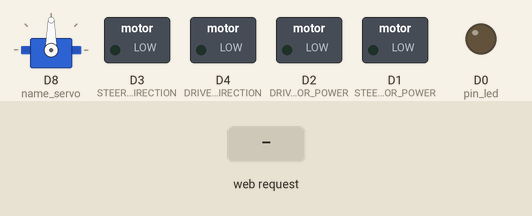
A sketch run on a simulated ESP8266 (NodeMCU). On the bench: servo, switched loads named in the sketch (green lamp = pin HIGH), output pins drawn as LEDs (lit = HIGH). Inputs (shaded band) come from the test bench. WiFi joins after 1.5 s; servers stay silent unless stated; what the sketch prints to the serial monitor is not drawn.

Above: at 2.7 s.
2.8 s: HTTP request GET /ledstate received
At 4.0 s:
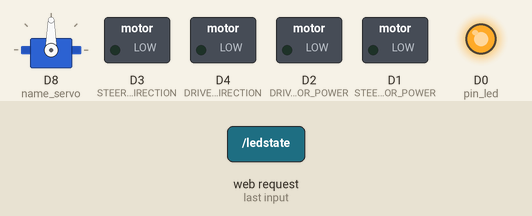
4.3 s: HTTP request GET /forward received
At 5.1 s:
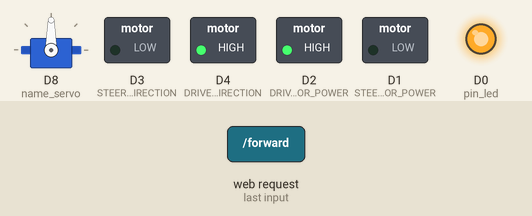
5.8 s: HTTP request GET /dback received
At 6.3 s:
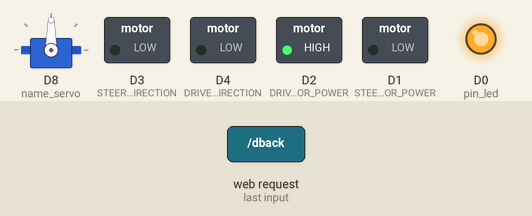
7.3 s: HTTP request GET /dleft received
At 8.5 s:
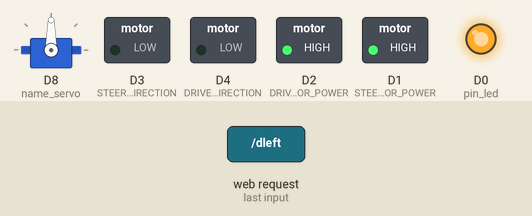
8.8 s: HTTP request GET /dright received
At 9.7 s:
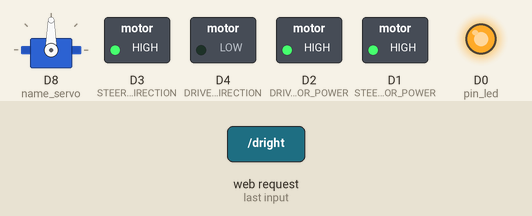
10.3 s: HTTP request GET /stopme received
At 10.9 s:
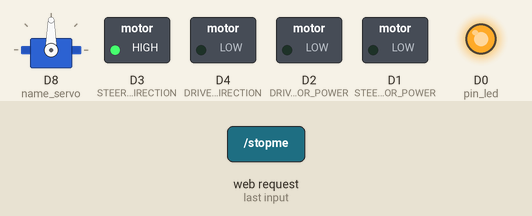
Timing chart, 0 to 12.8 s (numbered marks = the images above; inputs shaded):
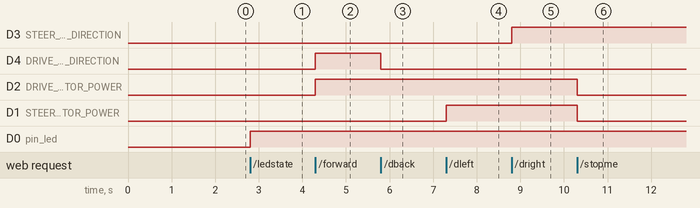

The sketch:

CAR.ino
```cpp
#include <ESP8266WiFi.h>
#include <ESP8266WebServer.h>
#include <Servo.h>
ESP8266WebServer server;


Servo name_servo;

int servo_position = 0;


uint8_t pin_led = 16;
char* ssid = "WIFI";
char* password = "PASSWORD";


static IPAddress ip(192, 168, 14, 201); // static IP used for browser access: http://IPaddress
static IPAddress gateway(192, 168, 14, 1);
static IPAddress subnet(255, 255, 255, 0);

// These are the pins used to control the motor shield

#define DRIVE_MOTOR_POWER D2 // Motor B
#define DRIVE_MOTOR_DIRECTION D4

#define STEER_MOTOR_POWER D1 // Motor A
#define STEER_MOTOR_DIRECTION D3


// drivePower sets how fast the car goes
// Can be set between 0 and 1023 (although car problaly wont move if values are too low)
int drivePower = 1023;

// driveDirection sets what direction the car drives
// If the car is moving backwards when you press the forward button, change this to LOW
uint8_t driveDirection = HIGH;

// steeringPower sets how fast the car turns
// Can be set between 0 and 1023 (again, car probably won't steer if the value is too low)
int steeringPower = 1023;

// steerDirection sets what direction the car steers
// If the car is steering right when you press the left button, change this to LOW
uint8_t steerDirection = HIGH;


const char *webpage =
#include "web.h"
;

void setup()
{
  WiFi.config(ip, gateway, subnet);
  name_servo.attach (D8);
  pinMode(DRIVE_MOTOR_POWER, OUTPUT);     // Initialize the LED_BUILTIN pin as an output
  pinMode(DRIVE_MOTOR_DIRECTION, OUTPUT);
  pinMode(STEER_MOTOR_POWER, OUTPUT);
  pinMode(STEER_MOTOR_DIRECTION, OUTPUT);


  pinMode(pin_led, OUTPUT);
  WiFi.begin(ssid,password);
  Serial.begin(115200);
  while(WiFi.status()!=WL_CONNECTED)
  {
    Serial.print(".");
    delay(500);
  }
  Serial.println("");
  Serial.print("IP Address: ");
  Serial.println(WiFi.localIP());

  server.on("/",[](){server.send_P(200,"text/html", webpage);});
  server.on("/ledstate",toggleLED);
  server.on("/forward",forward);
  server.on("/dback",dback);
  server.on("/dleft",dleft);
  server.on("/dright",dright);
  server.on("/stopme",stopme);
  server.on("/stopside",stopside);
  server.begin();
}

void loop()
{
  server.handleClient();
}

void toggleLED()
{
  digitalWrite(pin_led,!digitalRead(pin_led));
  server.send(0);
}

void forward()
{

    analogWrite(DRIVE_MOTOR_POWER, drivePower);
    digitalWrite(DRIVE_MOTOR_DIRECTION, driveDirection);
    server.send(0);

}


void dback()
{

    analogWrite(DRIVE_MOTOR_POWER, drivePower);
    digitalWrite(DRIVE_MOTOR_DIRECTION, !driveDirection);
    server.send(0);

}

void dleft()
{

    analogWrite(STEER_MOTOR_POWER, steeringPower);
    digitalWrite(STEER_MOTOR_DIRECTION, !steerDirection);
    server.send(0);

}


void dright()
{

    analogWrite(STEER_MOTOR_POWER, steeringPower);
    digitalWrite(STEER_MOTOR_DIRECTION, steerDirection);
    server.send(0);
}


void stopme()
{

    analogWrite(DRIVE_MOTOR_POWER, 0);
    analogWrite(STEER_MOTOR_POWER, 0);
    server.send(0);
}

void stopside()
{

    analogWrite(STEER_MOTOR_POWER, 0);
    analogWrite(STEER_MOTOR_DIRECTION, 0);
    server.send(0);
}
```

web.h
```cpp
R"=====(
<!DOCTYPE HTML>
<html>
    <head>
    </head>
<body>

  <p>Press any button on the joystick , for  mapping </p>
  <form action="http://192.168.14.203/submit" method="POST">

<div><img id="Arducam" src="http://192.168.14.203/stream"></div>
</form>

</body>

  <script>

window.addEventListener("gamepadconnected", function(e) {
  var gp = navigator.getGamepads()[e.gamepad.index];
  //alert("A " + gp.id + " was successfully detected!")

  setInterval(function(){

var xhr = new XMLHttpRequest();


      let axeLR = (navigator.getGamepads()[0].axes[0]).toFixed(3);

     var url = "/stopside";
     xhr.open("GET", url, true);
     xhr.send();


    if (navigator.getGamepads()[0].buttons[7].pressed==true)
    {
       // buttons RT
    }

     if (navigator.getGamepads()[0].buttons[0].pressed==true)
    {
      // buttons A
     var url = "/forward";
      xhr.open("GET", url, true);
       xhr.send();
    }

     else if (navigator.getGamepads()[0].buttons[2].pressed==true)
    {
       //buttons X
       var url = "/dback";
       xhr.open("GET", url, true);
       xhr.send();
    }

     else if (navigator.getGamepads()[0].buttons[7].pressed==false )
       {
         var url = "/stopme";
         xhr.open("GET", url, true);
         xhr.send();
       }

     if  (navigator.getGamepads()[0].axes[0]==true)
      {
       var url = "/dright";
       xhr.open("GET", url, true);
       xhr.send();
      }

     if (axeLR<0)
      {
        var url = "/dleft";
        xhr.open("GET", url, true);
        xhr.send();
       }


  }, 100)
});
  </script>


</body>

</html>
)=====";
```

Measured:
- after the input at 2.8 s, D0 (pin_led): LOW → HIGH at once
- after the input at 4.3 s, D4 (DRIVE_MOTOR_DIRECTION), D2 (DRIVE_MOTOR_POWER): LOW → HIGH at once
- after the input at 5.8 s, D4 (DRIVE_MOTOR_DIRECTION): HIGH → LOW at once
- after the input at 7.3 s, D1 (STEER_MOTOR_POWER): LOW → HIGH at once
- after the input at 8.8 s, D3 (STEER_MOTOR_DIRECTION): LOW → HIGH at once
- after the input at 10.3 s, D2 (DRIVE_MOTOR_POWER), D1 (STEER_MOTOR_POWER): HIGH → LOW at once
